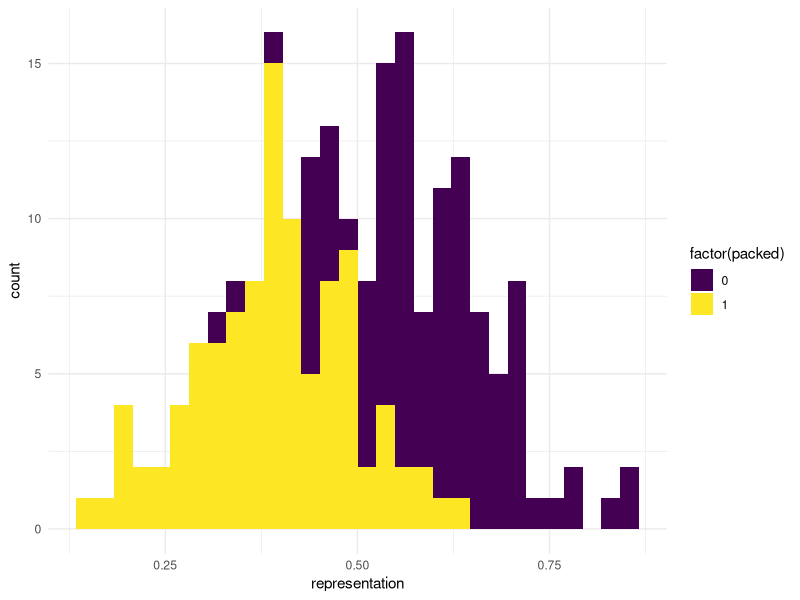
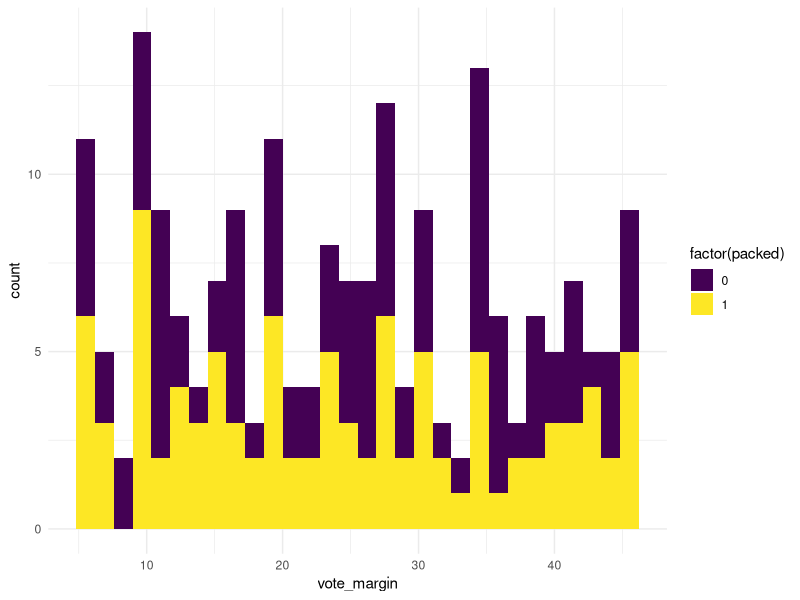
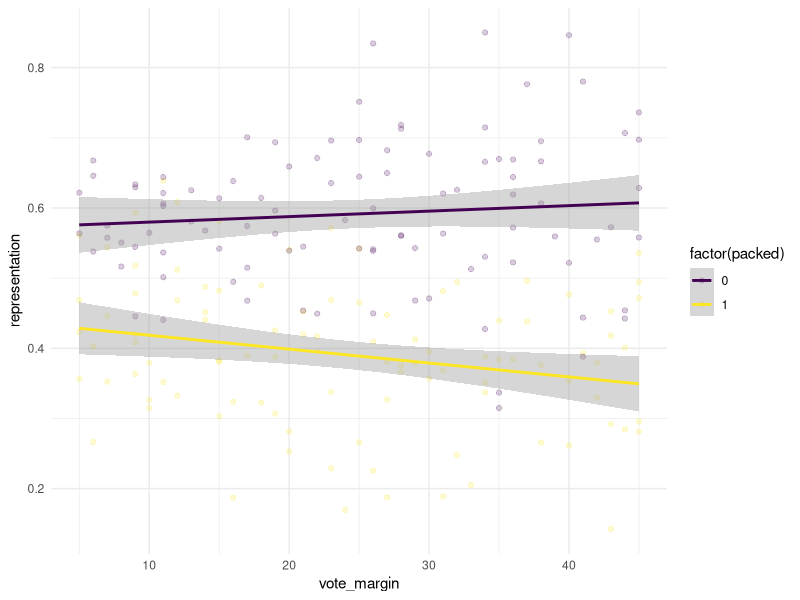
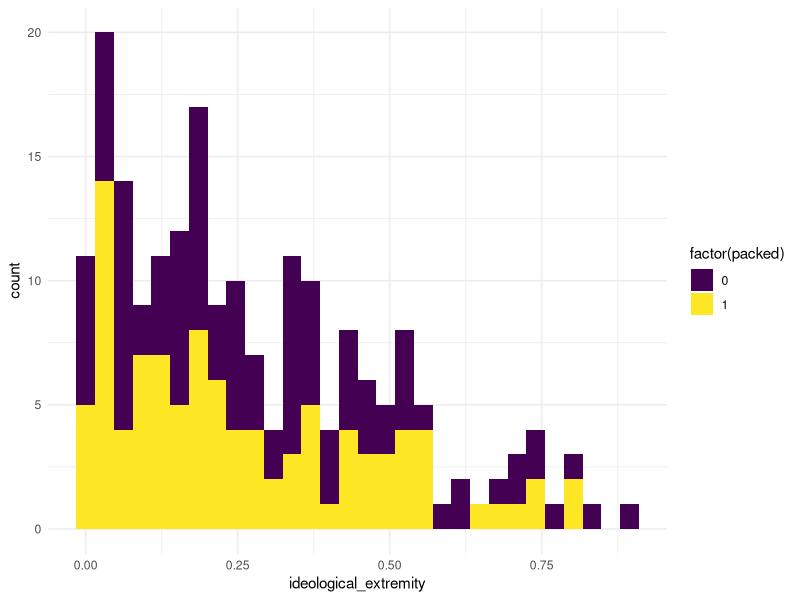
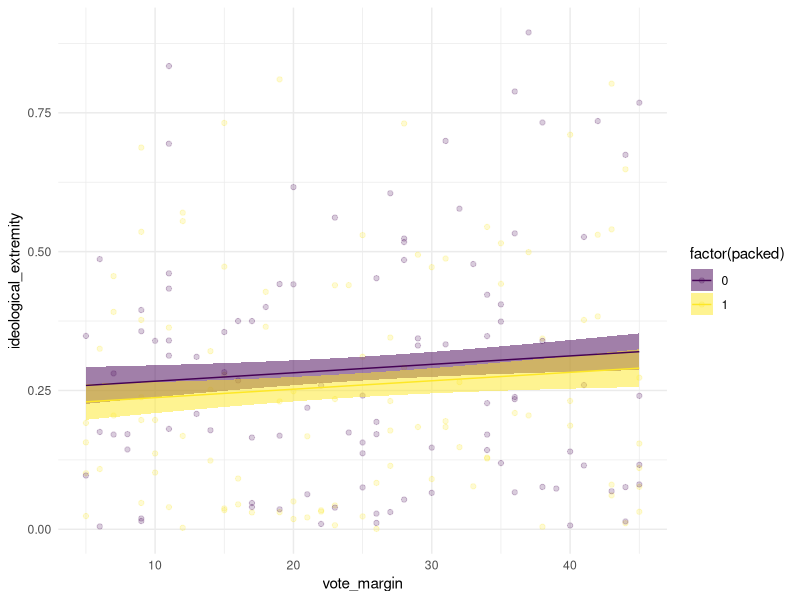

The R source for these figures, in order:
## ---- chunk 1
knitr::opts_chunk$set(echo = TRUE, 
                      cache = FALSE, 
                      fig.width=8.5, 
                      split = T,
                      fig.align = 'center', 
                      fig.path='figs/',
                      warning=FALSE, 
                      message=FALSE)


library(tidyverse)
library(magrittr)
library(knitr)
library(kableExtra)
library(here)
library(broom)

library(ggplot2); theme_set(theme_minimal())
  options(
    ggplot2.continuous.color = "viridis",
    ggplot2.continuous.fill = "viridis"
  )
  scale_color_discrete <- function(...)
    scale_color_viridis_d(...)
  scale_fill_discrete <- function(...)
    scale_fill_viridis_d(...)
  
kablebox <- . %>%  knitr::kable() %>% 
  kable_styling() %>% 
  scroll_box(height = "400px")
## ---- chunk 2
packed <- tibble(packed = 1, 
                 vote_margin = sample(seq(5,45, 1), 
                                      100, 
                                      replace = T),
                 representation = rnorm(100, 
                                        .4, 
                                        .1))

notpacked <- tibble(packed = 0, 
                 vote_margin = sample(seq(5,45, 1), 
                                      100, 
                                      replace = T),
                 representation = rnorm(100, 
                                        .6, 
                                        .1))

d <- full_join(packed, notpacked)

ggplot(d) + 
  aes(x = representation, 
      fill = factor(packed)) +
  geom_histogram()

ggplot(d) + 
  aes(x = vote_margin, 
      fill = factor(packed)) +
  geom_histogram()
## ---- chunk 3
ggplot(d) +
  aes(x = vote_margin, 
      y = representation, 
      color = factor(packed)) + 
  geom_point(alpha = .2) + 
  geom_smooth(method = "lm") + 
  scale_color_viridis_d()
## ---- chunk 4
# d %<>% mutate(ideological_extremity = ifelse(packed == 1,...))
d$ideological_extremity <- rbeta(200, 1, 3)

ggplot(d) + 
  aes(x = ideological_extremity, 
      fill = factor(packed)) +
  geom_histogram()
## ---- chunk 5
m2 <- lm(ideological_extremity ~ packed + vote_margin,
         data = d)  %>% 
  augment(se_fit = T)

ggplot(m2) +
  aes(x = vote_margin, 
      y = ideological_extremity, 
      color = factor(packed),
      fill = factor(packed) ) + 
  geom_point(alpha = .2) + 
  geom_ribbon(aes(ymin = .fitted - .se.fit,
                  ymax = .fitted + .se.fit),
              alpha = .5,
              color = NA) + 
  geom_line(aes(y = .fitted)) + 
  scale_color_viridis_d()+ 
  scale_fill_viridis_d()
